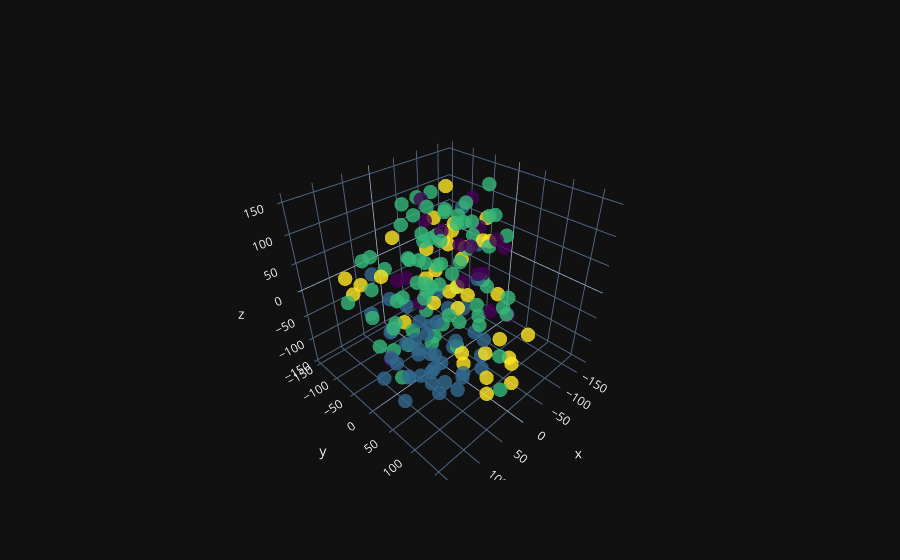

Notebook code for this chart:
### Code cell
# How would you visualise the clusters?
# This dataset is multi-dimension, i.e., contains many columns
# To visualise each data point in a 3-D space, you will need to use the technique "Dimensionality Reduction"
# This technique summarises the existing dimensions into 3-D dataframe, within minimal loss of information
# Press Shift + Enter - it might take slightly longer time to run

create_cluster_visualisation(df_pred)

### Figure 1 — Plotly figure (JSON) as saved in the notebook; plotly's stock layout.template omitted (floating-point values rounded to 4 significant figures; data arrays with more than 128 entries replaced by an {"elided": "..."} marker saying what was removed)
{"data": [{"marker": {"color": {"elided": "170 int values"}, "colorscale": [[0.0, "#440154"], [0.1111, "#482878"], [0.2222, "#3e4989"], [0.3333, "#31688e"], [0.4444, "#26828e"], [0.5556, "#1f9e89"], [0.6667, "#35b779"], [0.7778, "#6ece58"], [0.8889, "#b5de2b"], [1.0, "#fde725"]], "opacity": 0.8, "size": 5}, "mode": "markers", "showlegend": false, "x": {"elided": "170 float values"}, "y": {"elided": "170 float values"}, "z": {"elided": "170 float values"}, "type": "scatter3d"}], "layout": {}}
